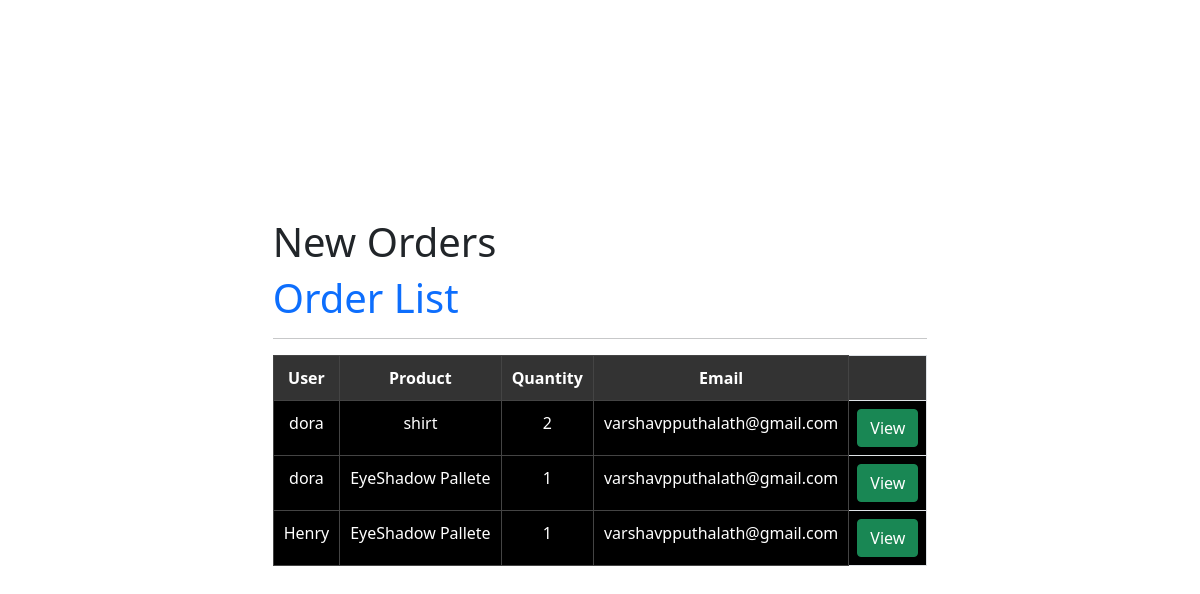
Page /all_order_list on the committed database.
### UserApp/models.py (models this page shows)
class Orders(models.Model):
    product=models.ForeignKey(Cart,on_delete=models.CASCADE)
    user=models.ForeignKey(User,on_delete=models.CASCADE)
    address=models.TextField(max_length=200)
    email=models.EmailField()
    options=(
        ('order-placed','order-placed'),
        ('cancelled','cancelled'),
        ('dispatched','dispatched'),
        ('delivered','delivered'),
    )
    status=models.CharField(max_length=100,default="order-placed",choices=options)
    date=models.DateField(auto_now_add=True)
    exp_date=models.DateField(null=True,blank=True)

class Cart(models.Model):
    product=models.ForeignKey(Products,on_delete=models.CASCADE)
    user=models.ForeignKey(User,on_delete=models.CASCADE)
    quantity=models.PositiveIntegerField(default=1)
    date=models.DateField(auto_now_add=True)
    options=(
        ("in-cart","in-cart"),
        ("order-placed","order-placed"),
        ("cancelled","cancelled"),
    )
    status=models.CharField(max_length=100,default="in-cart",choices=options)

### AdminApp/models.py (models this page shows, shortened)
class Products(models.Model):
    product_name=models.CharField(max_length=100)
    price=models.PositiveIntegerField()
    description=models.TextField(max_length=100)
    rating=models.PositiveIntegerField(null=True,blank=True)
    image=models.ImageField(upload_to="images")
    category=models.ForeignKey(Category,on_delete=models.CASCADE)

### AdminApp/views.py (the view)
# urls.py: path('all_order_list',views.AllOrdersView.as_view(),name="all_order_list"),
class AllOrdersView(ListView):
    template_name="all_orders.html"
    model=Orders
    context_object_name="orders"
    def get_queryset(self):
        return Orders.objects.all().exclude(status="delivered")

### UserApp/context_processors.py (called while the page is built)
def cart_count(request):
    if request.user.is_authenticated:
        count=Cart.objects.filter(user=request.user,status="in-cart").count()
        return {'count':count}
    else:
        return {'count':0}

def order_count(request):
    if request.user.is_authenticated:
        order_count=Orders.objects.filter(user=request.user,status="order-placed").count
        return {'order_count':order_count}
    else:
        return {'order_count':0}

### AdminApp/templates/all_orders.html (shortened to what this page needs)
{% extends 'dashboard.html' %}
{% block content %}
{% if orders %}
<table class="table table-bordered" style="background-color: black; color: white; text-align: center;">
  <thead style="background-color: #333;">
    <tr>
      <th style="padding: 10px; border: 1px solid #444;">User</th>
      <th style="padding: 10px; border: 1px solid #444;">Product</th>
      <th style="padding: 10px; border: 1px solid #444;">Quantity</th>
      <th style="padding: 10px; border: 1px solid #444;">Email</th>
      <th></th>
    </tr>
  </thead>
  <tbody>
    {% for i in orders %}
    <tr>
      <td style="padding: 10px; border: 1px solid #444;">{{ i.user.username }}</td>
      <td style="padding: 10px; border: 1px solid #444;">{{ i.product.product.product_name }}</td>
      <td style="padding: 10px; border: 1px solid #444;">{{ i.product.quantity }}</td>
      <td style="padding: 10px; border: 1px solid #444;">{{ i.email }}</td>
      <td>
        <a href="{% url 'order_detail_view' i.id  %}" class="btn btn-success">View</a>
      </td>
    </tr>
    {% endfor %}
    </div>
{% endif %}
{% endblock %}

### AdminApp/templates/dashboard.html (shortened to what this page needs)
<!DOCTYPE html>
<html lang="en">
<head>
  <link rel="stylesheet"
    href="https://cdnjs.cloudflare.com/ajax/libs/twitter-bootstrap/5.0.0-beta1/css/bootstrap.min.css" />
  <link rel="stylesheet" href="https://cdnjs.cloudflare.com/ajax/libs/font-awesome/5.15.2/css/all.min.css" />
</head>
<body class="d-flex vw-100 vh-100 align-items-center justify-content-center">
  <div>
    <h1>New Orders
      <h1><a href="{% url 'all_order_list' %}" style="text-decoration: none;">Order List</a></h1>
    </h1>
    <hr>
    {% block content %}{% endblock %}
</body>
</html>

### rows in the picture
Orders: user.username "dora", product.product.product_name "shirt", product.quantity "2", email "varshavpputhalath@gmail.com"
Orders: user.username "dora", product.product.product_name "EyeShadow Pallete", product.quantity "1", email "varshavpputhalath@gmail.com"
Orders: user.username "Henry", product.product.product_name "EyeShadow Pallete", product.quantity "1", email "varshavpputhalath@gmail.com"
